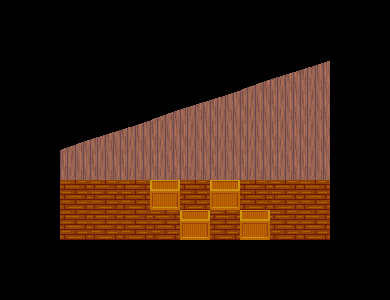

The image is a tile-based game level rendered from a .tmx file. Its description and complete source (layers, tilesets, objects, tile grids) follow:
An orthogonal 13x10 tile map with 30x30 px tiles, 3 tile layers (Camada de Tiles 1, Camada de Tiles 2, Camada de Tiles 3), 7 tilesets and 2 objects (1, None).

<map version="1.2" tiledversion="1.3.0" orientation="orthogonal" renderorder="left-up" compressionlevel="0" width="13" height="10" tilewidth="30" tileheight="30" infinite="0" nextlayerid="12" nextobjectid="38">
 <properties>
  <property name="INTERIOR" value="2" />
  <property name="SIGNAL" type="int" value="3" />
 </properties>
 <tileset firstgid="1" source="../Tiles/Files/nature.tsx" />
 <tileset firstgid="50" source="../Tiles/Files/streets.tsx" />
 <tileset firstgid="141" name="buildings" tilewidth="30" tileheight="30" tilecount="40" columns="5">
  <image source="../Tiles/buildings.png" width="150" height="240" />
  <tile id="0">
   <properties>
    <property name="TYPE" value="wall" />
   </properties>
  </tile>
  <tile id="1">
   <properties>
    <property name="TYPE" value="wall" />
   </properties>
  </tile>
  <tile id="2">
   <properties>
    <property name="TYPE" value="wall" />
   </properties>
  </tile>
  <tile id="3">
   <properties>
    <property name="TYPE" value="wall" />
   </properties>
  </tile>
  <tile id="5">
   <properties>
    <property name="TYPE" value="wall" />
   </properties>
  </tile>
  <tile id="6">
   <properties>
    <property name="TYPE" value="wall" />
   </properties>
  </tile>
  <tile id="7">
   <properties>
    <property name="TYPE" value="wall" />
   </properties>
  </tile>
  <tile id="8">
   <properties>
    <property name="TYPE" value="wall" />
   </properties>
  </tile>
  <tile id="9">
   <properties>
    <property name="TYPE" value="wall" />
   </properties>
  </tile>
  <tile id="15">
   <properties>
    <property name="TYPE" value="wall" />
   </properties>
  </tile>
  <tile id="16">
   <properties>
    <property name="TYPE" value="wall" />
   </properties>
  </tile>
  <tile id="20">
   <properties>
    <property name="TYPE" value="wall" />
   </properties>
  </tile>
  <tile id="21">
   <properties>
    <property name="TYPE" value="wall" />
   </properties>
  </tile>
 </tileset>
 <tileset firstgid="181" source="../Tiles/Files/shop.tsx" />
 <tileset firstgid="237" source="../Tiles/Files/interior.tsx" />
 <tileset firstgid="309" source="../Tiles/Files/carpets.tsx" />
 <tileset firstgid="399" source="../Tiles/Files/furniture.tsx" />
 <layer id="1" name="Camada de Tiles 1" width="13" height="10">
  <data encoding="csv">
0,0,0,0,0,0,0,0,0,0,0,0,0,
0,0,0,0,0,0,0,0,0,0,0,0,0,
0,0,0,0,0,0,0,0,247,247,247,0,0,
0,0,0,0,0,247,247,247,247,247,247,0,0,
0,0,247,247,247,247,247,247,247,247,247,0,0,
0,0,247,247,247,247,247,247,247,247,247,0,0,
0,0,279,279,279,279,279,279,279,279,279,0,0,
0,0,279,279,279,279,279,279,279,279,279,0,0,
0,0,0,0,0,0,0,0,0,0,0,0,0,
0,0,0,0,0,0,0,0,0,0,0,0,0
</data>
 </layer>
 <layer id="3" name="Camada de Tiles 2" width="13" height="10">
  <data encoding="csv">
0,0,0,0,0,0,0,0,0,0,0,0,0,
0,0,0,0,0,0,0,0,0,0,0,0,0,
0,0,0,0,0,0,0,0,296,297,298,0,0,
0,0,0,0,0,296,297,298,0,0,0,0,0,
0,0,296,297,298,0,0,0,0,0,0,0,0,
0,0,0,0,0,0,0,0,0,0,0,0,0,
0,0,0,0,0,450,0,450,0,0,0,0,0,
0,0,0,0,0,0,450,0,450,0,0,0,0,
0,0,0,0,0,0,0,0,0,0,0,0,0,
0,0,0,0,0,0,0,0,0,0,0,0,0
</data>
 </layer>
 <layer id="5" name="Camada de Tiles 3" width="13" height="10">
  <data encoding="csv">
0,0,0,0,0,0,0,0,0,0,0,0,0,
0,0,0,0,0,0,0,0,0,0,0,0,0,
0,0,0,0,0,0,0,0,0,0,0,0,0,
0,0,0,0,0,0,0,0,0,0,0,0,0,
0,0,0,0,0,0,0,0,0,0,0,0,0,
0,0,0,0,0,0,0,0,0,0,0,0,0,
0,0,0,0,0,0,0,0,0,0,0,0,0,
0,0,0,0,0,0,0,0,0,0,0,0,0,
0,0,0,0,0,0,0,0,0,0,0,0,0,
0,0,0,0,0,0,0,0,0,0,0,0,0
</data>
 </layer>
 <objectgroup id="11" name="SIGNS" />
 <objectgroup id="10" name="PORTAL">
  <object id="34" name="portal_0" type="1" x="272" y="140" width="24" height="40">
   <properties>
    <property name="MAP" value="hauntedhouse_3" />
    <property name="MATCH" value="0" />
    <property name="PX" type="int" value="240" />
    <property name="PY" type="int" value="190" />
   </properties>
  </object>
 </objectgroup>
 <objectgroup id="9" name="VEHICLES" />
 <objectgroup id="7" name="NPC">
  <object id="37" name="npc_0" type="None" x="80" y="193">
   <properties>
    <property name="INDEX" value="041008" />
    <property name="WHO" value="HHBASEMENT" />
   </properties>
   <point />
  </object>
 </objectgroup>
</map>
